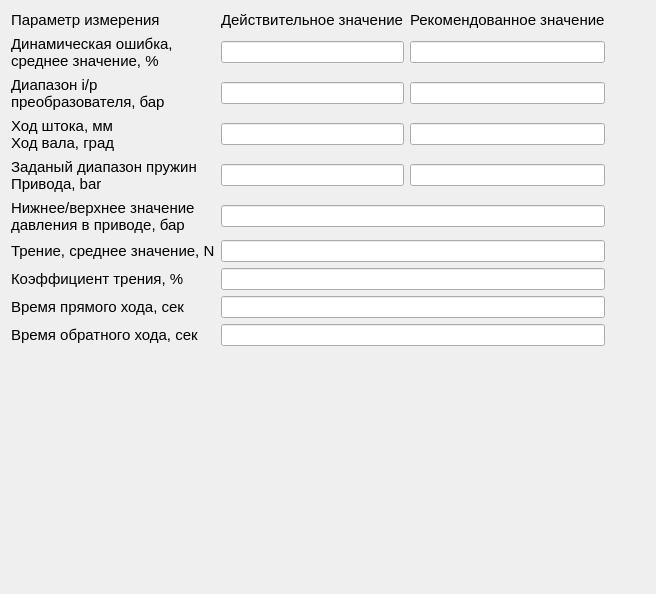
          <widget class="QWidget" name="results">
           <attribute name="title">
            <string>Результат диагностики</string>
           </attribute>
           <layout class="QVBoxLayout" name="verticalLayout_52">
            <item>
             <layout class="QGridLayout" name="gridLayout">
              <item row="3" column="2">
               <widget class="QLineEdit" name="lineEdit_stroke_recomend">
                <property name="readOnly">
                 <bool>true</bool>
                </property>
               </widget>
              </item>
              <item row="6" column="0">
               <widget class="QLabel" name="label_75">
                <property name="font">
                 <font>
                  <pointsize>11</pointsize>
                  <stylestrategy>PreferDefault</stylestrategy>
                 </font>
                </property>
                <property name="text">
                 <string>Трение, среднее значение, N</string>
                </property>
               </widget>
              </item>
              <item row="2" column="2">
               <widget class="QLineEdit" name="lineEdit_dinamic_ip_recomend">
                <property name="readOnly">
                 <bool>true</bool>
                </property>
               </widget>
              </item>
              <item row="4" column="1">
               <widget class="QLineEdit" name="lineEdit_range_real">
                <property name="readOnly">
                 <bool>true</bool>
                </property>
               </widget>
              </item>
              <item row="0" column="3" rowspan="10">
               <spacer name="horizontalSpacer_19">
                <property name="font">
                 <font>
                  <pointsize>10</pointsize>
                  <stylestrategy>PreferDefault</stylestrategy>
                 </font>
                </property>
                <property name="orientation">
                 <enum>Qt::Orientation::Horizontal</enum>
                </property>
                <property name="sizeHint" stdset="0">
                 <size>
                  <width>40</width>
                  <height>20</height>
                 </size>
                </property>
               </spacer>
              </item>
              <item row="1" column="0">
               <widget class="QLabel" name="label_77">
                <property name="font">
                 <font>
                  <pointsize>11</pointsize>
                  <stylestrategy>PreferDefault</stylestrategy>
                 </font>
                </property>
                <property name="text">
                 <string>Динамическая ошибка,
среднее значение, %</string>
                </property>
               </widget>
              </item>
              <item row="4" column="2">
               <widget class="QLineEdit" name="lineEdit_range_recomend">
                <property name="readOnly">
                 <bool>true</bool>
                </property>
               </widget>
              </item>
              <item row="8" column="1" colspan="2">
               <widget class="QLineEdit" name="lineEdit_time_forward">
                <property name="readOnly">
                 <bool>true</bool>
                </property>
               </widget>
              </item>
              <item row="0" column="1">
               <widget class="QLabel" name="label_76">
                <property name="font">
                 <font>
                  <pointsize>11</pointsize>
                  <stylestrategy>PreferDefault</stylestrategy>
                 </font>
                </property>
                <property name="text">
                 <string>Действительное значение</string>
                </property>
               </widget>
              </item>
              <item row="0" column="0">
               <widget class="QLabel" name="label_70">
                <property name="font">
                 <font>
                  <pointsize>11</pointsize>
                  <stylestrategy>PreferDefault</stylestrategy>
                 </font>
                </property>
                <property name="text">
                 <string>Параметр измерения</string>
                </property>
               </widget>
              </item>
              <item row="3" column="1">
               <widget class="QLineEdit" name="lineEdit_stroke_real">
                <property name="readOnly">
                 <bool>true</bool>
                </property>
               </widget>
              </item>
              <item row="9" column="1" colspan="2">
               <widget class="QLineEdit" name="lineEdit_time_backward">
                <property name="readOnly">
                 <bool>true</bool>
                </property>
               </widget>
              </item>
              <item row="0" column="2">
               <widget class="QLabel" name="label_68">
                <property name="font">
                 <font>
                  <pointsize>11</pointsize>
                  <stylestrategy>PreferDefault</stylestrategy>
                 </font>
                </property>
                <property name="text">
                 <string>Рекомендованное значение</string>
                </property>
               </widget>
              </item>
              <item row="9" column="0">
               <widget class="QLabel" name="label_78">
                <property name="font">
                 <font>
                  <pointsize>11</pointsize>
                 </font>
                </property>
                <property name="text">
                 <string>Время обратного хода, сек</string>
                </property>
               </widget>
              </item>
              <item row="8" column="0">
               <widget class="QLabel" name="label_66">
                <property name="font">
                 <font>
                  <pointsize>11</pointsize>
                 </font>
                </property>
                <property name="text">
                 <string>Время прямого хода, сек</string>
                </property>
               </widget>
              </item>
              <item row="1" column="1">
               <widget class="QLineEdit" name="lineEdit_dinamic_real">
                <property name="readOnly">
                 <bool>true</bool>
                </property>
               </widget>
              </item>
              <item row="7" column="0">
               <widget class="QLabel" name="label_72">
                <property name="font">
                 <font>
                  <pointsize>11</pointsize>
                  <stylestrategy>PreferDefault</stylestrategy>
                 </font>
                </property>
                <property name="text">
                 <string>Коэффициент трения, %</string>
                </property>
               </widget>
              </item>
              <item row="3" column="0">
               <widget class="QLabel" name="label_65">
                <property name="font">
                 <font>
                  <pointsize>11</pointsize>
                  <stylestrategy>PreferDefault</stylestrategy>
                 </font>
                </property>
                <property name="text">
                 <string>Ход штока, мм
Ход вала, град</string>
                </property>
               </widget>
              </item>
              <item row="6" column="1" colspan="2">
               <widget class="QLineEdit" name="lineEdit_friction">
                <property name="readOnly">
                 <bool>true</bool>
                </property>
               </widget>
              </item>
              <item row="4" column="0">
               <widget class="QLabel" name="label_69">
                <property name="font">
                 <font>
                  <pointsize>11</pointsize>
                  <stylestrategy>PreferDefault</stylestrategy>
                 </font>
                </property>
                <property name="text">
                 <string>Заданый диапазон пружин
Привода, bar</string>
                </property>
               </widget>
              </item>
              <item row="7" column="1" colspan="2">
               <widget class="QLineEdit" name="lineEdit_friction_percent">
                <property name="readOnly">
                 <bool>true</bool>
                </property>
               </widget>
              </item>
              <item row="2" column="0">
               <widget class="QLabel" name="label_89">
                <property name="font">
                 <font>
                  <pointsize>11</pointsize>
                  <stylestrategy>PreferDefault</stylestrategy>
                 </font>
                </property>
                <property name="text">
                 <string>Диапазон i/p
преобразователя, бар</string>
                </property>
               </widget>
              </item>
              <item row="2" column="1">
               <widget class="QLineEdit" name="lineEdit_dinamic_ip_real">
                <property name="readOnly">
                 <bool>true</bool>
                </property>
               </widget>
              </item>
              <item row="1" column="2">
               <widget class="QLineEdit" name="lineEdit_dinamicRecomend">
                <property name="readOnly">
                 <bool>true</bool>
                </property>
               </widget>
              </item>
              <item row="5" column="0">
               <widget class="QLabel" name="label_90">
                <property name="font">
                 <font>
                  <pointsize>11</pointsize>
                  <stylestrategy>PreferDefault</stylestrategy>
                 </font>
                </property>
                <property name="text">
                 <string>Нижнее/верхнее значение
давления в приводе, бар</string>
                </property>
               </widget>
              </item>
              <item row="5" column="1" colspan="2">
               <widget class="QLineEdit" name="lineEdit_range_pressure">
                <property name="readOnly">
                 <bool>true</bool>
                </property>
               </widget>
              </item>
             </layout>
            </item>
            <item>
             <spacer name="verticalSpacer_14">
              <property name="orientation">
               <enum>Qt::Orientation::Vertical</enum>
              </property>
              <property name="sizeHint" stdset="0">
               <size>
                <width>20</width>
                <height>237</height>
               </size>
              </property>
             </spacer>
            </item>
           </layout>
          </widget>
